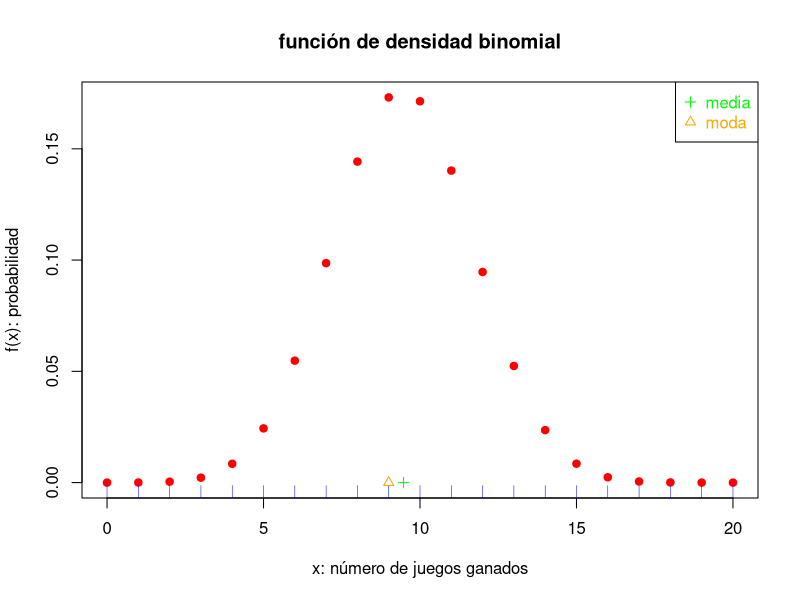
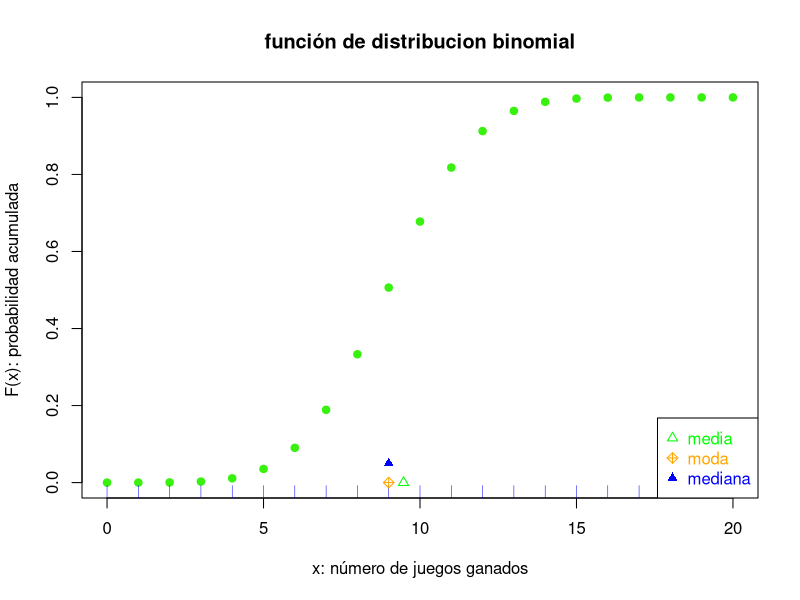

Here is the R script that generated these plots, in order:
# Práctica: distribuciones de probabilidad discretas
# rm(list=ls()) # nolint
# Contenido:
#:01 Distribución binomial
#:01 Distribución binomial ----------
# X: número de éxitos en n ensayos
#    de Bernoulli
# X = 0,1,...,n
# n >= 1, es el total de ensayos (0-1)
# p = P(E), de cada ensayo, 0 <= p <= 1.

# a) Ejemplo: apostar un peso a los 
#    números rojos en el juego de la
#    ruleta, n = 10 y p = 18/38 = 0.4737.

# Valores de los parámetros



n <- 20
p <- 18/38
x <- 0:n    # conjunto de valores posibles, ganar de 0-10 juegos
#coeficiente binomial - desarrollo de toda funcion, chosee->combinatoria (n en x)
f.x <- choose(n=n, k = x) * p^x * (1 - p)^(n - x) 
F.x <- cumsum(f.x)
fx <- dbinom(x=x,size=n,prob=p)#coeficiente binomial eficiente
Fx <- pbinom(q=x,size=n,prob=p)#coeficiente binomial eficiente
mat <- cbind(x,f.x,fx,F.x,Fx) #matriz concatenacion
mat <- round(mat,4)#redondear matriz 4 digitos 
mat
moda <- which.max(fx) #moda=el valor posible con mayor probabilidad
moda
moda <- x[moda]
moda
media <- n*p
media
aux <- which(Fx>=0.5)
mediana <- x[aux[1]]
mediana

#EVENTOS DE INTERES
#A=Se gana con estrategia establecida = {X>=6}
#B= Se pierde = {x<=4}
#C= Hay empate= {X=5}
#AUBUC= Omega

#P(X=5)=f(5)=0.2427
#P(X<=4)=F(4)=f(0) + f(1) + f(2) + f(3) + f(4) = 0.4432
#P(X>=6) = 1-P(X<6) = 1-P(x<=5) = 1-0.6859 = 0.3141


x11()
main<- "función de densidad binomial"
xlab<- "x: número de juegos ganados"
ylab<- "f(x): probabilidad"
plot(x,fx,xlab=xlab,ylab=ylab,main=main,
     type="p",pch=19,col="red")#type punt("p")
rug(x,col="blue")
points(c(media,moda),c(0,0),pch=c(3,2),
       col=c("green","orange"))
leyenda<- c("media","moda")
legend(x="topright",legend=leyenda,
       pch=c(3,2),col=c("green","orange"),
       text.col=c("green","orange"))


x11()
main<- "función de distribucion binomial"
xlab<- "x: número de juegos ganados"
ylab<- "F(x): probabilidad acumulada"
plot(x,Fx,xlab=xlab,ylab=ylab,main=main,
     type="p",pch=19,col="#38f10f")#type punt("p")
rug(x,col="blue")
points(c(media,moda,mediana),c(0,0,0.05),pch=c(2,9,17),
       col=c("green","orange","blue"))
leyenda<- c("media","moda","mediana")
legend(x="bottomright",legend=leyenda,
       pch=c(2,9,17),col=c("green","orange","blue"),
       text.col=c("green","orange","blue"))



